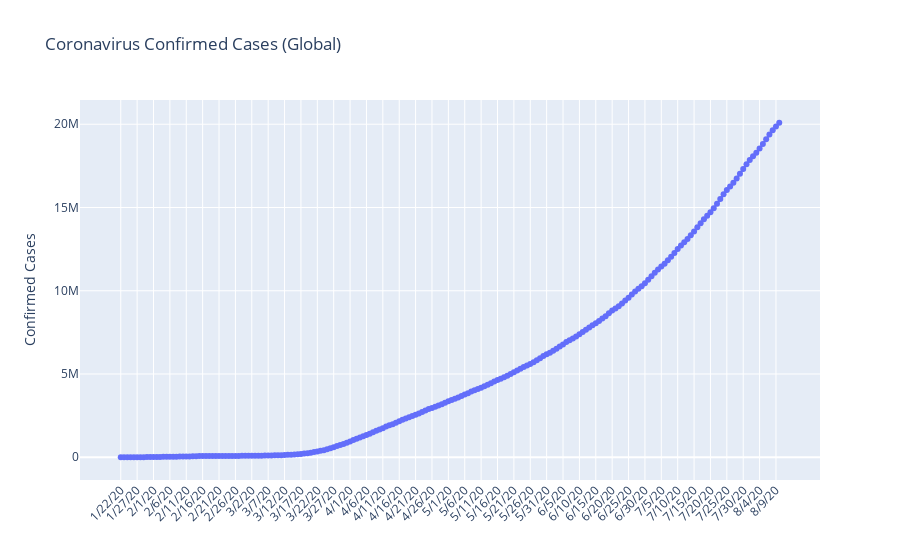

The notebook cell this image was saved under:
### Code cell
fig_1 = go.Figure(data=go.Scatter(x=confirmed_totalcases_summary.index, y = confirmed_totalcases_summary.values, mode='lines+markers'))
fig_1.update_layout(title="Coronavirus Confirmed Cases (Global)",
                  yaxis_title='Confirmed Cases', xaxis_tickangle = 315 )
fig_1.show()

### Figure 1 — Plotly figure (JSON) as saved in the notebook; plotly's stock layout.template omitted (floating-point values rounded to 4 significant figures; data arrays with more than 128 entries replaced by an {"elided": "..."} marker saying what was removed)
{"data": [{"mode": "lines+markers", "type": "scatter", "x": {"elided": "202 str values"}, "y": {"elided": "202 int values"}}], "layout": {"title": {"text": "Coronavirus Confirmed Cases (Global)"}, "xaxis": {"tickangle": -45}, "yaxis": {"title": {"text": "Confirmed Cases"}}}}
